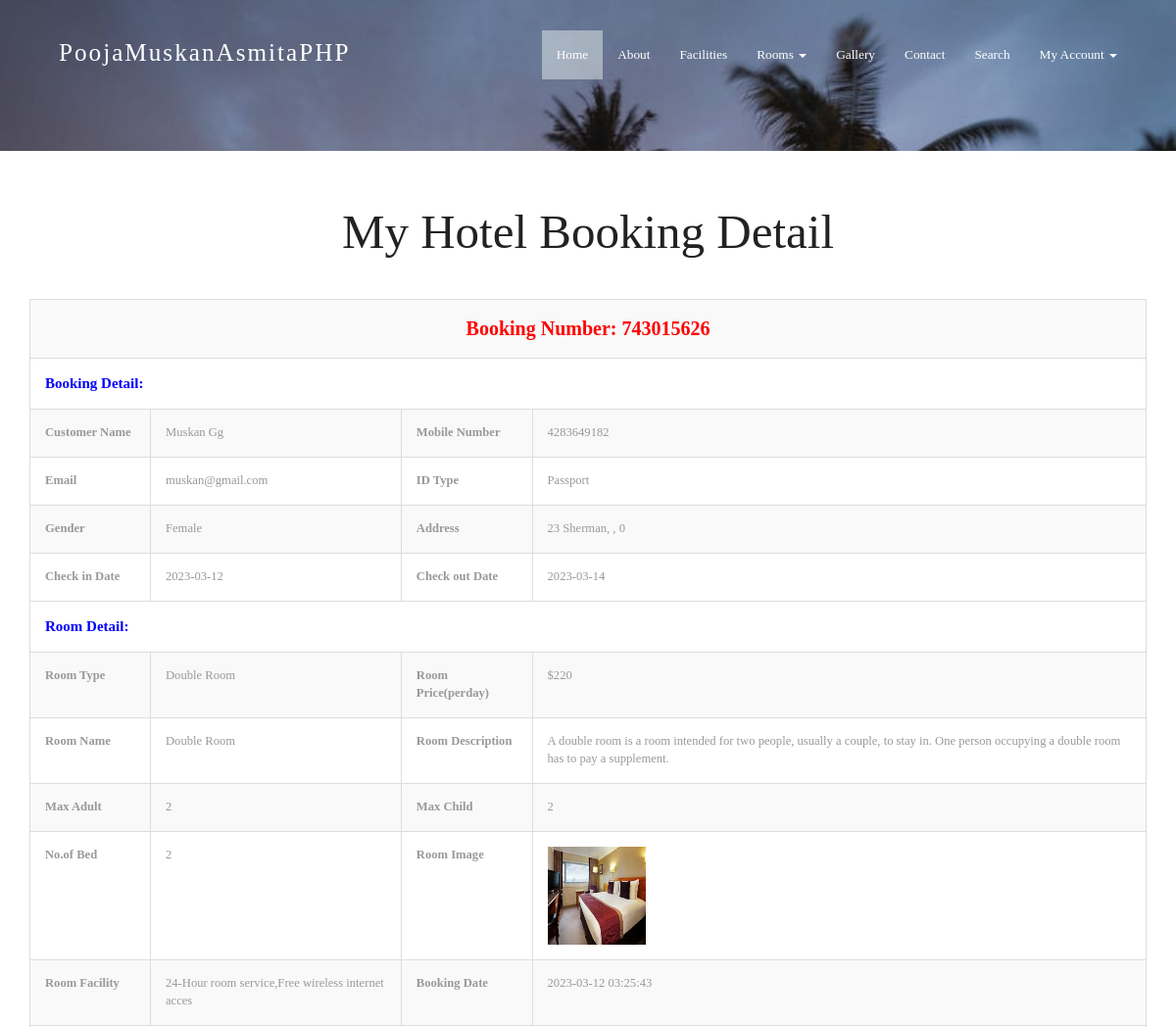
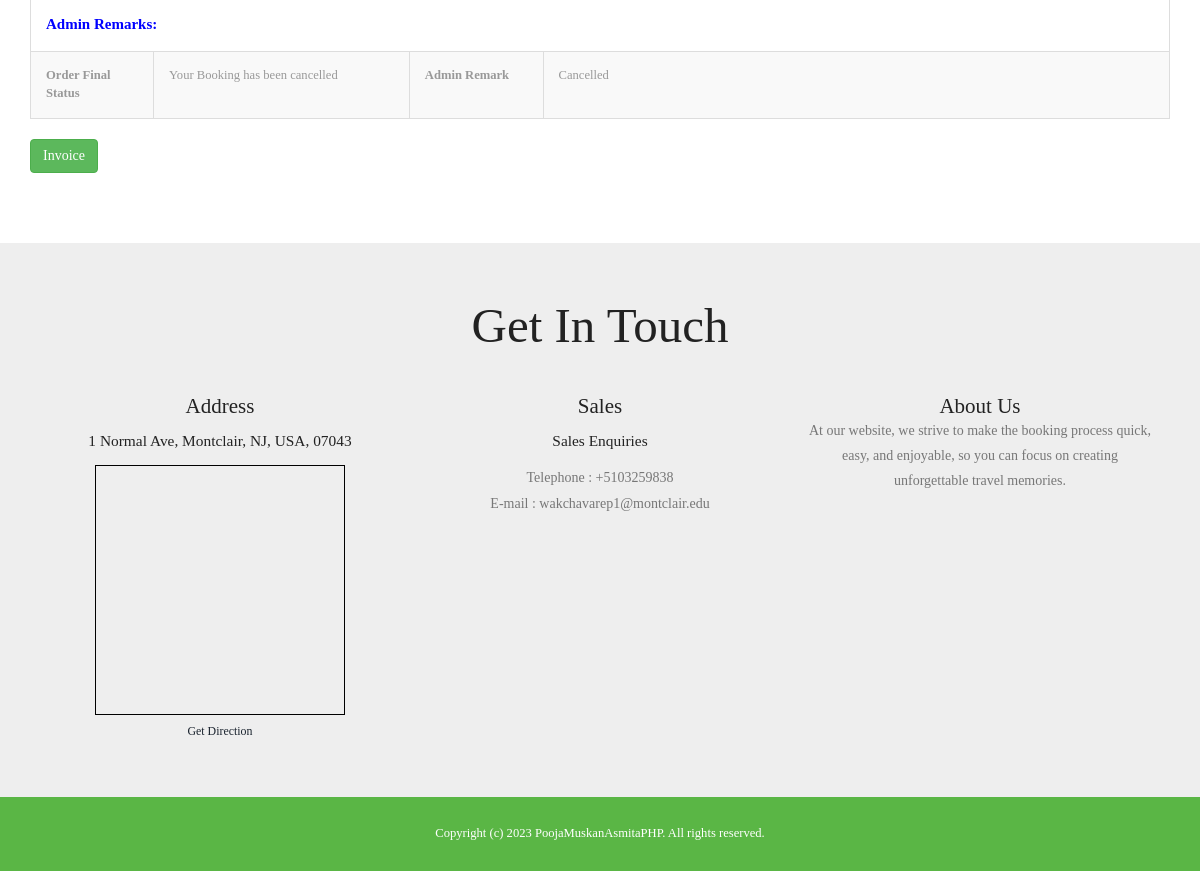
/view-application-detail.php?viewid=1 (signed in), run on the app's committed database (2 pictures, top to bottom).
### tables this page shows
CREATE TABLE `tblbooking` (
  `ID` int(10) NOT NULL,
  `RoomId` int(5) DEFAULT NULL,
  `BookingNumber` varchar(120) DEFAULT NULL,
  `UserID` int(5) NOT NULL,
  `IDType` varchar(120) DEFAULT NULL,
  `Gender` varchar(50) DEFAULT NULL,
  `Address` mediumtext DEFAULT NULL,
  `CheckinDate` varchar(200) DEFAULT NULL,
  `CheckoutDate` varchar(200) DEFAULT NULL,
  `BookingDate` timestamp NULL DEFAULT current_timestamp(),
  `Remark` varchar(50) DEFAULT NULL,
  `Status` varchar(50) DEFAULT NULL,
  `UpdationDate` timestamp NULL DEFAULT NULL ON UPDATE current_timestamp(),
  `State` varchar(100) NOT NULL,
  `StreetName` varchar(200) NOT NULL,
  `City` varchar(100) NOT NULL,
  `ZipCode` varchar(5) NOT NULL
);

CREATE TABLE `tbluser` (
  `ID` int(10) NOT NULL,
  `FullName` varchar(200) DEFAULT NULL,
  `MobileNumber` bigint(10) DEFAULT NULL,
  `Email` varchar(120) DEFAULT NULL,
  `Password` varchar(120) DEFAULT NULL,
  `RegDate` timestamp NULL DEFAULT current_timestamp()
);

CREATE TABLE `tblcategory` (
  `ID` int(10) NOT NULL,
  `CategoryName` varchar(120) DEFAULT NULL,
  `Description` mediumtext DEFAULT NULL,
  `Price` int(5) NOT NULL,
  `Date` timestamp NULL DEFAULT current_timestamp()
);

CREATE TABLE `tblroom` (
  `ID` int(10) NOT NULL,
  `RoomType` int(10) DEFAULT NULL,
  `RoomName` varchar(200) DEFAULT NULL,
  `MaxAdult` int(5) DEFAULT NULL,
  `MaxChild` int(5) DEFAULT NULL,
  `RoomDesc` mediumtext DEFAULT NULL,
  `NoofBed` int(5) DEFAULT NULL,
  `Image` varchar(200) DEFAULT NULL,
  `RoomFacility` varchar(200) DEFAULT NULL,
  `CreationDate` timestamp NULL DEFAULT current_timestamp()
);

CREATE TABLE `tblpage` (
  `ID` int(10) NOT NULL,
  `PageType` varchar(120) DEFAULT NULL,
  `PageTitle` varchar(200) DEFAULT NULL,
  `PageDescription` mediumtext DEFAULT NULL,
  `PageDescription2` varchar(500) NOT NULL,
  `Email` varchar(120) DEFAULT NULL,
  `MobileNumber` bigint(10) DEFAULT NULL,
  `UpdationDate` timestamp NULL DEFAULT NULL ON UPDATE current_timestamp()
);

### view-application-detail.php (the view, shortened to what this page needs)
<?php
include('includes/dbconnection.php');
if (strlen($_SESSION['hbmsuid']==0)) {
  header('location:logout.php');
  } else{
?>
<!DOCTYPE HTML>
<html>
<head>
<link href="css/bootstrap.css" rel="stylesheet" type="text/css" media="all">
<link href="css/style.css" rel="stylesheet" type="text/css" media="all" />
</head>
<body>
			<div class="header head-top">
				<div class="container">
	<?php include_once('includes/header.php');?>
		</div>
</div>
	<div class="typography">
			<div class="container">
				<div class="typography-info">
					<h2 class="type">My Hotel Booking Detail</h2>
				</div>
				<div class="bs-docs-example">
					<?php
                  $vid=$_GET['viewid'];
$sql="SELECT tblbooking.BookingNumber,tbluser.FullName,tbluser.MobileNumber,tbluser.Email,tblbooking.ID as tid,tblbooking.IDType,tblbooking.Gender,tblbooking.Address,tblbooking.StreetName,tblbooking.City,tblbooking.State,tblbooking.ZipCode,tblbooking.CheckinDate,tblbooking.CheckoutDate,tblbooking.BookingDate,tblbooking.Remark,tblbooking.Status,tblbooking.UpdationDate,tblcategory.CategoryName,tblcategory.Description,tblcategory.Price,tblroom.RoomName,tblroom.MaxAdult,tblroom.MaxChild,tblroom.RoomDesc,tblroom.NoofBed,tblroom.Image,tblroom.RoomFacility
from tblbooking
join tblroom on tblbooking.RoomId=tblroom.ID
join tblcategory on tblcategory.ID=tblroom.RoomType
join tbluser on tblbooking.UserID=tbluser.ID
where tblbooking.ID=:vid";
$query = $dbh -> prepare($sql);
$query-> bindParam(':vid', $vid, PDO::PARAM_STR);
$query->execute();
$results=$query->fetchAll(PDO::FETCH_OBJ);
$cnt=1;
if($query->rowCount() > 0)
{
foreach($results as $row)
{
               ?>
                            <table border="1" class="table table-bordered table-striped table-vcenter js-dataTable-full-pagination">
                            	<tr>
  <th colspan="4" style="color: red;font-weight: bold;text-align: center;font-size: 20px"> Booking Number: <?php echo $row->BookingNumber;?></th>
</tr>
<tr>
  <th colspan="4" style="color: blue;font-weight: bold;font-size: 15px"> Booking Detail:</th>
</tr>
<tr>
    <th>Customer Name</th>
    <td><?php  echo $row->FullName;?></td>
    <th>Mobile Number</th>
    <td><?php  echo $row->MobileNumber;?></td>
  </tr>
  <tr>
   <th>Email</th>
    <td><?php  echo $row->Email;?></td>
    <th>ID Type</th>
    <td><?php  echo $row->IDType;?></td>
  </tr>
  <tr>
   <th>Gender</th>
    <td><?php  echo $row->Gender;?></td>
    <th>Address</th>
    <td><?php  echo $row->StreetName.", ".$row->City.", ".$row->State." ".$row->ZipCode ;?></td>
  </tr>
  <tr>
    <th>Check in Date</th>
    <td><?php  echo $row->CheckinDate;?></td>
    <th>Check out Date</th>
    <td><?php  echo $row->CheckoutDate;?></td>
  </tr>
   <tr>
    <tr>
  <th colspan="4" style="color: blue;font-weight: bold;font-size: 15px"> Room Detail:</th>
</tr>
    <th>Room Type</th>
    <td><?php  echo $row->CategoryName;?></td>
    <th>Room Price(perday)</th>
    <td>$<?php  echo $row->Price;?></td>
  </tr>
 <tr>
    <th>Room Name</th>
    <td><?php  echo $row->RoomName;?></td>
    <th>Room Description</th>
    <td><?php  echo $row->RoomDesc;?></td>
  </tr>
   <tr>
    <th>Max Adult</th>
    <td><?php  echo $row->MaxAdult;?></td>
    <th>Max Child</th>
    <td><?php  echo $row->MaxChild;?></td>
  </tr>
<tr>
    <th>No.of Bed</th>
    <td><?php  echo $row->NoofBed;?></td>
    <th>Room Image</th>
    <td><img src="admin/images/<?php echo $row->Image;?>" width="100" height="100" value="<?php  echo $row->Image;?>"></td>
  </tr>
   <tr>
    <th>Room Facility</th>
    <td><?php  echo $row->RoomFacility;?></td>
    <th>Booking Date</th>
    <td><?php  echo $row->BookingDate;?></td>
  </tr>
   <tr>
  <th colspan="4" style="color: blue;font-weight: bold;font-size: 15px"> Admin Remarks:</th>
</tr>
  <tr>
     <th>Order Final Status</th>
    <td> <?php  $status=$row->Status;
if($row->Status=="Cancelled")
{
 echo "Your Booking has been cancelled";
}
     ;?></td>
     <th >Admin Remark</th>
    <?php if($row->Status==""){ ?>
                     <td><?php echo "Not Updated Yet"; ?></td>
<?php } else { ?>                  <td><?php  echo htmlentities($row->Status);?>
                  </td>
                  <?php } ?>
  </tr>
<?php $cnt=$cnt+1;}} ?>
</table>
<a href="invoice.php?invid=<?php echo htmlentities ($row->tid);?>" class="btn btn-success">Invoice</a>
				</div>
			</div>
	</div>
			<?php include_once('includes/getintouch.php');?>
				<?php include_once('includes/footer.php');?>
</body>
</html><?php }  ?>

### includes/getintouch.php
<div class="touch-section">
					<div class="container">
						<h3>get in touch</h3>
						<div class="touch-grids">
							<?php
$sql="SELECT * from tblpage where PageType='contactus'";
$query = $dbh -> prepare($sql);
$query->execute();
$results=$query->fetchAll(PDO::FETCH_OBJ);
$cnt=1;
if($query->rowCount() > 0)
{
foreach($results as $row)
{               ?>
							<div class="col-md-4 touch-grid">
								<h4>address</h4>
								<h5><?php  echo htmlentities($row->PageDescription);?></h5>
								<div>
									<iframe width="250" height="250" frameborder="0" scrolling="no" marginheight="0" marginwidth="0" src="https://www.openstreetmap.org/export/embed.html?bbox=-74.22032833099367%2C40.85274125306508%2C-74.17355060577394%2C40.87682284550599&amp;layer=mapnik&amp;marker=40.864783143872174%2C-74.19693946838379" style="border: 1px solid black"></iframe><br/><small><a href="https://www.google.co.in/maps/dir//Montclair+State+University,+1+Normal+Ave,+Montclair,+NJ+07043/@40.8666026,-74.199832,17z/data=!4m8!4m7!1m0!1m5!1m1!1s0x89c2fe352883ec55:0xeece028744cfc9ae!2m2!1d-74.1976433!2d40.8666026">Get Direction</a></small>
								</div>
							</div>
							<div class="col-md-4 touch-grid">
								<h4>Sales</h4>
								<h5>Sales Enquiries</h5>
								<p>Telephone : +<?php  echo htmlentities($row->MobileNumber);?></p>
							<p>E-mail : <?php  echo htmlentities($row->Email);?></p>
							</div><?php $cnt=$cnt+1;}} ?>
							<div class="col-md-4 touch-grid">
								<?php
$sql="SELECT * from tblpage where PageType='aboutus'";
$query = $dbh -> prepare($sql);
$query->execute();
$results=$query->fetchAll(PDO::FETCH_OBJ);
$cnt=1;
if($query->rowCount() > 0)
{
foreach($results as $row)
{               ?>
							<h4><?php  echo htmlentities($row->PageTitle);?></h4>
								<p><?php  echo htmlentities($row->PageDescription2);?></p>
							</div><?php $cnt=$cnt+1;}} ?>
							<div class="clearfix"></div>
						</div>
					</div>
					</div>

### css/style.css (style rules this page uses)
body a { transition:0.5s all; -webkit-transition:0.5s all; -moz-transition:0.5s all; -o-transition:0.5s all; -ms-transition:0.5s all; }
h1,h2,h3,h4,h5,h6 { padding:0 0; margin:0 0; }
p { padding:0 0; margin:0 0; }
body { padding:0 0; margin:0 0; font-family: 'American Typewriter' }
.header { background:url(../images/banner1.jpg) no-repeat 0px 0px; background-size:cover; -webkit-background-size: cover; -moz-background-size: cover; -o-background-size: cover; -ms-background-size: cover; min-height:764px; padding-bottom: 4em; }
.touch-section { padding: 4em 0; text-align: center; background-color: #eee; }
.touch-grids { margin-top: 3em; }
.touch-grid h4 { font-size: 1.5em; color: #222; text-transform: capitalize; }
.touch-section h3 { font-size: 3.5em; text-transform: capitalize; font-family: 'American Typewriter'; color: #222; }
.touch-grid h5 { font-size: 1.1em; padding: 1em 0; color: #222; }
.touch-grid p { font-size: 1em; line-height: 1.8em; color: #777; }
.head-top { min-height: 115px !important; }
.typography-info { text-align: center; margin-bottom: 3em; }
h2.type { font-size: 3.5em; text-transform: capitalize; font-family: 'American Typewriter'; color: #222; }
.typography { padding: 4em 0; }
.table > thead > tr > th, .table > tbody > tr > th, .table > tfoot > tr > th, .table > thead > tr > td, .table > tbody > tr > td, .table > tfoot > tr > td { border-top: none !important; }
.bs-docs-example { margin: 1em 0; }
.table td, .table>tbody>tr>td, .table>tbody>tr>th, .table>tfoot>tr>td, .table>tfoot>tr>th, .table>thead>tr>td, .table>thead>tr>th { padding: 15px!important; }
.table > thead > tr > th, .table > tbody > tr > th, .table > tfoot > tr > th, .table > thead > tr > td, .table > tbody > tr > td, .table > tfoot > tr > td { font-size: 0.9em; color: #999; border-top: none !important; }
@media (max-width:1440px) { .header { min-height: 679px; } }
@media (max-width:1366px) { .header { min-height: 652px; } }
@media (max-width:1280px) { .header { min-height: 602px; } }

### data on the page
tblbooking: BookingNumber "743015626", UserID.FullName "Muskan Gg", UserID.MobileNumber "4283649182", UserID.Email "muskan@gmail.com", IDType "Passport", Gender "Female", StreetName "23 Sherman", ZipCode "0", CheckinDate "2023-03-12", CheckoutDate "2023-03-14", tblcategory.CategoryName "Double Room", tblcategory.Price "220", RoomId.RoomName "Double Room", RoomId.RoomDesc "A double room is a room intended for two people, usually a couple, to stay in. One person occupying a double room has to pay a supplement.", RoomId.MaxAdult "2", RoomId.MaxChild "2", RoomId.NoofBed "2", RoomId.Image (picture), RoomId.RoomFacility "24-Hour room service,Free wireless internet acces", BookingDate "2023-03-12 03:25:43", shows "Your Booking has been cancelled", Status "Cancelled"
tblpage: PageDescription "1 Normal Ave, Montclair, NJ, USA, 07043", MobileNumber "5103259838", Email "wakchavarep1@montclair.edu"
tblpage: PageTitle "About Us", PageDescription2 "At our website, we strive to make the booking process quick, easy, and enjoyable, so you can focus on creating unforgettable travel memories."
